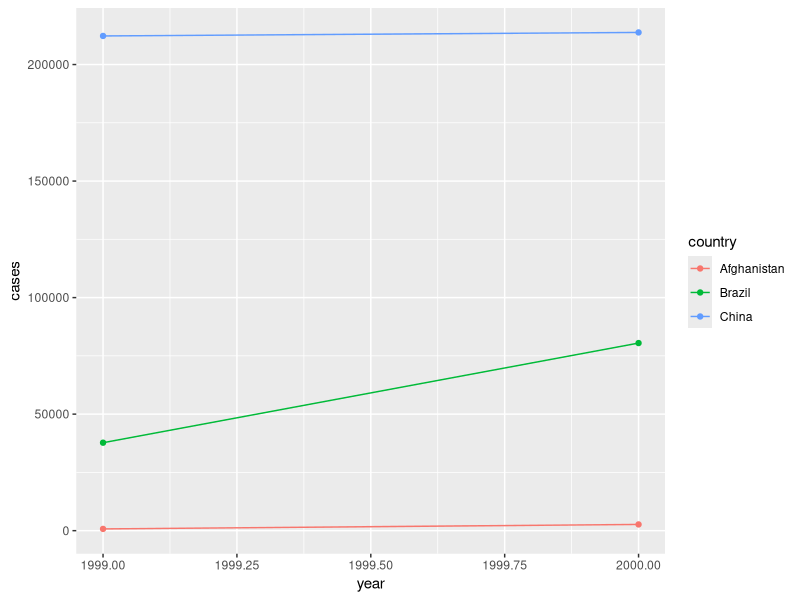
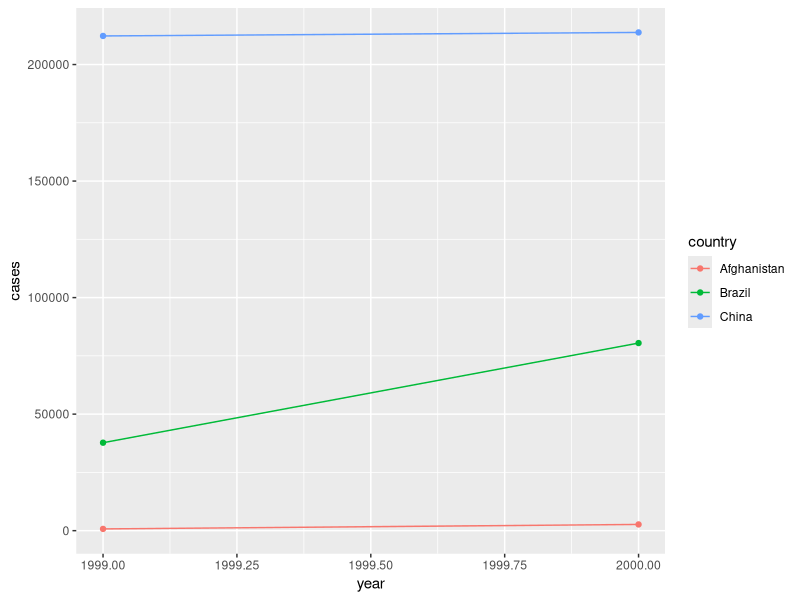

Source code (R) for these figures, in order: (Note: this script raises an error after producing the figures.)
## ---- chunk 1
knitr::opts_chunk$set(echo = TRUE)

# load library
library(tidyverse)

## ---- chunk 2
# table 2
table2

# Extract the number of TB cases per country per year.
# Extract the matching population per country per year.
spread(table2, type, count) %>%

# Divide cases by population, and multiply by 10000.
# Store back in the appropriate place.
  mutate(., rate = cases/population * 10000)

# table 4a
table4a

# gather year columns into observations
table4a_mod <- gather(table4a, "year", "cases", 2:3)

# table 4b
table4b

# gather year columns into observations
table4b_mod <- gather(table4b, "year", "population", 2:3)

table4 <- table4a_mod %>%
  full_join(., table4b_mod, by = c("country", "year")) %>%
  mutate(., rate = cases/population * 10000)
table4

## ---- chunk 3
table2

# tidy data
table2_tidy <- spread(table2, type, count)
  
  # graph cases by year
  ggplot(data = table2_tidy,
         aes(year, cases, color = country)) +
  geom_point() +
  geom_line()
  
  # or a shorter version is
  # tidy data
spread(table2, type, count) %>%
  
  # graph cases by year
  ggplot(data = .,
         aes(year, cases, color = country)) +
  geom_point() +
  geom_line()


## ---- chunk 4
stocks <- tibble(
  year   = c(2015, 2015, 2016, 2016),
  half  = c(   1,    2,     1,    2),
  return = c(1.88, 0.59, 0.92, 0.17))
stocks

stocks %>%
  spread(year, return)

stocks %>%
  spread(year, return) %>%
  gather("year", "return", `2015`:`2016`)
## ---- chunk 5
table4a

# table4a %>%
#   gather(1999, 2000, key = "year", value = "cases")
# #> Error in inds_combine(.vars, ind_list): Position must be between 0 and n
## ---- chunk 6
people <- tribble(
  ~name,             ~key,    ~value,
  #-----------------|--------|------
  "Phillip Woods",   "age",       45,
  "Phillip Woods",   "height",   186,
  "Phillip Woods",   "age",       50,
  "Jessica Cordero", "age",       37,
  "Jessica Cordero", "height",   156
)

people

## ---- chunk 7
preg <- tribble(
  ~pregnant, ~male, ~female,
  "yes",     NA,    10,
  "no",      20,    12
)
preg

preg %>%
gather(male, female, key = "gender", value = "Number")
## ---- chunk 8

# original data frame with no options
tibble(x = c("a,b,c", "d,e,f,g", "h,i,j")) %>% 
  separate(x, c("one", "two", "three"))

# set extra option to merge
tibble(x = c("a,b,c", "d,e,f,g", "h,i,j")) %>% 
  separate(x, c("one", "two", "three"), extra = "merge")

# original toy data frame with one column with less
tibble(x = c("a,b,c", "d,e", "f,g,i")) %>% 
  separate(x, c("one", "two", "three"))

# set fill option to left
tibble(x = c("a,b,c", "d,e", "f,g,i")) %>% 
  separate(x, c("one", "two", "three"), fill = "left")
## ---- chunk 9
# original dataset
who

# gather value columns into key value pairs
who1 <- who %>% 
  gather(new_sp_m014:newrel_f65, key = "key", value = "cases", na.rm = TRUE)
who1

# add underscore for newrel
who2 <- who1 %>% 
  mutate(key = stringr::str_replace(key, "newrel", "new_rel"))
who2

# split the key column into sections
who3 <- who2 %>% 
  separate(key, c("new", "type", "sexage"), sep = "_")
who3

# remove redundant country columns
who4 <- who3 %>% 
  select(-new, -iso2, -iso3)

# separate sex and age into two columns
who5 <- who4 %>%
  separate(sexage, c("sex", "age"), sep = 1)
who5

## ---- chunk 10

# split the key column into sections
who_test_ <- who1 %>% 
  separate(key, c("new", "type", "sexage"), sep = "_")
who_test

## ---- chunk 11
who_country <- who3 %>%
  select(country, iso2, iso3) %>%
  distinct()
who_country

anyDuplicated(who_country)

## ---- chunk 12
# tidy data
who5

# summarize the counts
who_sum <- who5 %>%
  group_by(country, year, sex) %>%
  summarise(totalTB = sum(cases)) %>%
  ungroup()
who_sum

# select top five countries to display
who_top9 <- who_sum %>%
  group_by(country) %>%
  summarize(totalCountry = sum(totalTB)) %>%
  arrange(., desc(totalCountry)) %>%
  slice(1:9) %>%
  ungroup() %>%
  pull(country)
who_top9

# take top five from summed data
who_top <- who_sum %>%
  filter(country %in% who_top9)
  

# graph it
ggplot(who_top, aes(year, totalTB, color = sex)) +
  facet_wrap(~country) +
  geom_point() +
  geom_line() +
  labs(title = "Countries with Highest Recorded TB Counts") +
  theme_bw()

